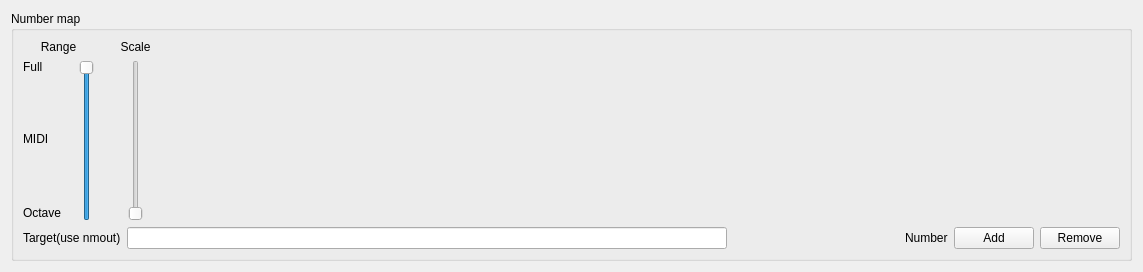
<?xml version="1.0" encoding="UTF-8"?>
<ui version="4.0">
 <class>Form_NumberMap</class>
 <widget class="QWidget" name="Form_NumberMap">
  <property name="geometry">
   <rect>
    <x>0</x>
    <y>0</y>
    <width>1139</width>
    <height>268</height>
   </rect>
  </property>
  <property name="sizePolicy">
   <sizepolicy hsizetype="Expanding" vsizetype="Fixed">
    <horstretch>0</horstretch>
    <verstretch>0</verstretch>
   </sizepolicy>
  </property>
  <property name="windowTitle">
   <string>Form</string>
  </property>
  <layout class="QVBoxLayout" name="verticalLayout">
   <item>
    <widget class="QGroupBox" name="mainGroupBox">
     <property name="sizePolicy">
      <sizepolicy hsizetype="Fixed" vsizetype="Fixed">
       <horstretch>0</horstretch>
       <verstretch>0</verstretch>
      </sizepolicy>
     </property>
     <property name="minimumSize">
      <size>
       <width>1121</width>
       <height>250</height>
      </size>
     </property>
     <property name="title">
      <string>Number map</string>
     </property>
     <layout class="QVBoxLayout" name="mainLayout">
      <item>
       <layout class="QHBoxLayout" name="layoutSliders">
        <item>
         <layout class="QVBoxLayout" name="layoutRange">
          <item>
           <widget class="QLabel" name="label_4">
            <property name="sizePolicy">
             <sizepolicy hsizetype="Fixed" vsizetype="Fixed">
              <horstretch>0</horstretch>
              <verstretch>0</verstretch>
             </sizepolicy>
            </property>
            <property name="minimumSize">
             <size>
              <width>71</width>
              <height>0</height>
             </size>
            </property>
            <property name="maximumSize">
             <size>
              <width>71</width>
              <height>16777215</height>
             </size>
            </property>
            <property name="text">
             <string>Range</string>
            </property>
            <property name="alignment">
             <set>Qt::AlignCenter</set>
            </property>
           </widget>
          </item>
          <item>
           <layout class="QHBoxLayout" name="horizontalLayout_3">
            <item>
             <layout class="QVBoxLayout" name="verticalLayout_3">
              <item>
               <widget class="QLabel" name="label_3">
                <property name="sizePolicy">
                 <sizepolicy hsizetype="Fixed" vsizetype="Fixed">
                  <horstretch>0</horstretch>
                  <verstretch>0</verstretch>
                 </sizepolicy>
                </property>
                <property name="minimumSize">
                 <size>
                  <width>32</width>
                  <height>0</height>
                 </size>
                </property>
                <property name="maximumSize">
                 <size>
                  <width>50</width>
                  <height>16777215</height>
                 </size>
                </property>
                <property name="text">
                 <string>Full</string>
                </property>
               </widget>
              </item>
              <item>
               <widget class="QLabel" name="label_2">
                <property name="sizePolicy">
                 <sizepolicy hsizetype="Fixed" vsizetype="Expanding">
                  <horstretch>0</horstretch>
                  <verstretch>0</verstretch>
                 </sizepolicy>
                </property>
                <property name="maximumSize">
                 <size>
                  <width>50</width>
                  <height>16777215</height>
                 </size>
                </property>
                <property name="text">
                 <string>MIDI</string>
                </property>
               </widget>
              </item>
              <item>
               <widget class="QLabel" name="label">
                <property name="sizePolicy">
                 <sizepolicy hsizetype="Fixed" vsizetype="Fixed">
                  <horstretch>0</horstretch>
                  <verstretch>0</verstretch>
                 </sizepolicy>
                </property>
                <property name="minimumSize">
                 <size>
                  <width>0</width>
                  <height>17</height>
                 </size>
                </property>
                <property name="maximumSize">
                 <size>
                  <width>50</width>
                  <height>17</height>
                 </size>
                </property>
                <property name="text">
                 <string>Octave</string>
                </property>
               </widget>
              </item>
             </layout>
            </item>
            <item>
             <widget class="QSlider" name="sliderRange">
              <property name="minimumSize">
               <size>
                <width>15</width>
                <height>0</height>
               </size>
              </property>
              <property name="maximumSize">
               <size>
                <width>15</width>
                <height>16777215</height>
               </size>
              </property>
              <property name="maximum">
               <number>2</number>
              </property>
              <property name="pageStep">
               <number>1</number>
              </property>
              <property name="sliderPosition">
               <number>2</number>
              </property>
              <property name="orientation">
               <enum>Qt::Vertical</enum>
              </property>
             </widget>
            </item>
           </layout>
          </item>
         </layout>
        </item>
        <item>
         <layout class="QVBoxLayout" name="layoutScale">
          <item>
           <widget class="QLabel" name="label_5">
            <property name="sizePolicy">
             <sizepolicy hsizetype="Maximum" vsizetype="Fixed">
              <horstretch>0</horstretch>
              <verstretch>0</verstretch>
             </sizepolicy>
            </property>
            <property name="minimumSize">
             <size>
              <width>71</width>
              <height>0</height>
             </size>
            </property>
            <property name="maximumSize">
             <size>
              <width>71</width>
              <height>16777215</height>
             </size>
            </property>
            <property name="text">
             <string>Scale</string>
            </property>
            <property name="alignment">
             <set>Qt::AlignCenter</set>
            </property>
           </widget>
          </item>
          <item>
           <widget class="QSlider" name="sliderScale">
            <property name="sizePolicy">
             <sizepolicy hsizetype="Maximum" vsizetype="Expanding">
              <horstretch>0</horstretch>
              <verstretch>0</verstretch>
             </sizepolicy>
            </property>
            <property name="minimumSize">
             <size>
              <width>71</width>
              <height>0</height>
             </size>
            </property>
            <property name="maximumSize">
             <size>
              <width>71</width>
              <height>16777215</height>
             </size>
            </property>
            <property name="maximum">
             <number>65535</number>
            </property>
            <property name="orientation">
             <enum>Qt::Vertical</enum>
            </property>
           </widget>
          </item>
         </layout>
        </item>
        <item>
         <spacer name="horizontalSpacer_2">
          <property name="orientation">
           <enum>Qt::Horizontal</enum>
          </property>
          <property name="sizeHint" stdset="0">
           <size>
            <width>40</width>
            <height>20</height>
           </size>
          </property>
         </spacer>
        </item>
       </layout>
      </item>
      <item>
       <layout class="QHBoxLayout" name="horizontalLayout">
        <item>
         <widget class="QLabel" name="labelTarget">
          <property name="text">
           <string>Target(use nmout)</string>
          </property>
         </widget>
        </item>
        <item>
         <widget class="QLineEdit" name="textEditTarget">
          <property name="minimumSize">
           <size>
            <width>600</width>
            <height>0</height>
           </size>
          </property>
         </widget>
        </item>
        <item>
         <spacer name="horizontalSpacer">
          <property name="orientation">
           <enum>Qt::Horizontal</enum>
          </property>
          <property name="sizeHint" stdset="0">
           <size>
            <width>40</width>
            <height>20</height>
           </size>
          </property>
         </spacer>
        </item>
        <item>
         <widget class="QLabel" name="labelNumberTitle">
          <property name="sizePolicy">
           <sizepolicy hsizetype="Fixed" vsizetype="Preferred">
            <horstretch>0</horstretch>
            <verstretch>0</verstretch>
           </sizepolicy>
          </property>
          <property name="text">
           <string>Number</string>
          </property>
         </widget>
        </item>
        <item>
         <widget class="QPushButton" name="pushButtonAdd">
          <property name="sizePolicy">
           <sizepolicy hsizetype="Fixed" vsizetype="Fixed">
            <horstretch>0</horstretch>
            <verstretch>0</verstretch>
           </sizepolicy>
          </property>
          <property name="minimumSize">
           <size>
            <width>80</width>
            <height>0</height>
           </size>
          </property>
          <property name="text">
           <string>Add</string>
          </property>
         </widget>
        </item>
        <item>
         <widget class="QPushButton" name="pushButtonRemove">
          <property name="sizePolicy">
           <sizepolicy hsizetype="Fixed" vsizetype="Fixed">
            <horstretch>0</horstretch>
            <verstretch>0</verstretch>
           </sizepolicy>
          </property>
          <property name="minimumSize">
           <size>
            <width>80</width>
            <height>0</height>
           </size>
          </property>
          <property name="text">
           <string>Remove</string>
          </property>
         </widget>
        </item>
       </layout>
      </item>
     </layout>
    </widget>
   </item>
  </layout>
 </widget>
 <resources/>
 <connections/>
</ui>
